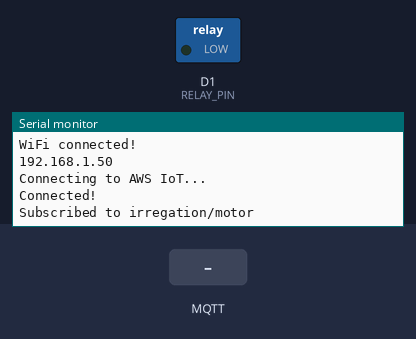
Bench run of a sketch on a simulated ESP8266 (NodeMCU). On the bench: switched loads named in the sketch (green lamp = pin HIGH), the last lines printed to the serial monitor. The test bench sets the inputs (shaded band). WiFi joins after 1.5 s; servers stay silent unless stated; the local clock reads 2024-03-15 10:24:30 at power-on unless the sketch sets it; no MQTT or app messages arrive unless stated.

Above: at 4.3 s.
4.4 s: MQTT message "1" arrives on the first subscribed topic
At 5.3 s:
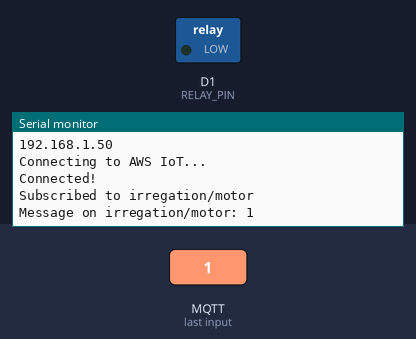
5.9 s: MQTT message "on" arrives on the first subscribed topic
At 6.4 s:
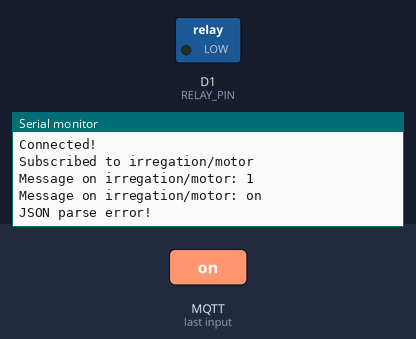
7.4 s: MQTT message "off" arrives on the first subscribed topic
At 8.8 s:
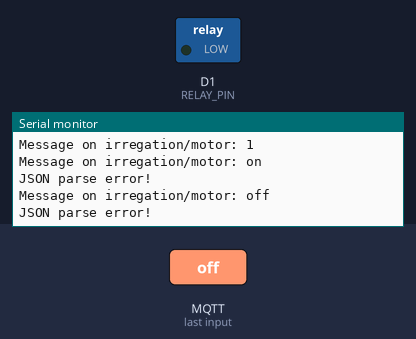

The sketch:

motor.ino
```cpp
#include <ESP8266WiFi.h>
#include <PubSubClient.h>
#include <ArduinoJson.h>
#include <time.h>

// ---------------- WiFi Credentials ----------------
const char* SSID = "Sri";
const char* PASSWORD = "woho9303";

// ---------------- AWS IoT Core ----------------
const char* AWS_IOT_ENDPOINT = "a25qi08bvrm85c-ats.iot.ap-south-1.amazonaws.com";
const int AWS_IOT_PORT = 8883;

// Unique client ID for THIS ESP device
const char* CLIENT_ID = "esp8266-irrigation-motor";

// MQTT Topic
const char* TOPIC_SUB = "irregation/motor";

// Relay
const int RELAY_PIN = D1;

// ---------------- AWS IoT Certificates ----------------
const char AWS_ROOT_CA[] PROGMEM = R"EOF(
-----BEGIN CERTIFICATE-----

-----END CERTIFICATE-----
)EOF";

const char DEVICE_CERT[] PROGMEM = R"KEY(
-----BEGIN CERTIFICATE-----

-----END CERTIFICATE-----
)KEY";

const char DEVICE_PRIVATE_KEY[] PROGMEM = R"KEY(
-----BEGIN RSA PRIVATE KEY-----

-----END RSA PRIVATE KEY-----
)KEY";


// ----------------------------------------------------------------
BearSSL::X509List rootCA(AWS_ROOT_CA);
BearSSL::X509List cert(DEVICE_CERT);
BearSSL::PrivateKey key(DEVICE_PRIVATE_KEY);

WiFiClientSecure wifiClient;
PubSubClient mqttClient(wifiClient);

bool motorState = false;

// =============================================================
// WIFI CONNECT — RUNS ONCE
// =============================================================
void connectWiFi() {
  Serial.printf("Connecting to WiFi: %s\n", SSID);
  WiFi.mode(WIFI_STA);
  WiFi.begin(SSID, PASSWORD);

  while (WiFi.status() != WL_CONNECTED) {
    Serial.print(".");
    delay(400);
  }

  Serial.println("\nWiFi connected!");
  Serial.println(WiFi.localIP());

  configTime(19800, 0, "pool.ntp.org", "time.nist.gov");
  delay(1500);
}

// =============================================================
// MQTT CALLBACK — handles {"motor": 0/1}
// =============================================================
void mqttCallback(char* topic, byte* payload, unsigned int length) {
  Serial.printf("\nMessage on %s: ", topic);

  String msg;
  for (int i = 0; i < length; i++) msg += (char)payload[i];
  Serial.println(msg);

  StaticJsonDocument<200> doc;
  if (deserializeJson(doc, msg)) {
    Serial.println("JSON parse error!");
    return;
  }

  if (doc.containsKey("motor")) {
    int val = doc["motor"].as<int>();  // 0 or 1
    motorState = (val == 1);

    digitalWrite(RELAY_PIN, motorState ? HIGH : LOW);

    Serial.println(motorState ? "Motor ON" : "Motor OFF");
  }
}

// =============================================================
// MQTT CONNECT
// =============================================================
void connectMQTT() {
  while (!mqttClient.connected()) {
    Serial.println("Connecting to AWS IoT...");

    if (mqttClient.connect(CLIENT_ID)) {
      Serial.println("Connected!");
      mqttClient.subscribe(TOPIC_SUB, 1);
      Serial.println("Subscribed to irregation/motor");
    } else {
      Serial.print("MQTT error: ");
      Serial.println(mqttClient.state());
      delay(3000);
    }
  }
}

// =============================================================
// SETUP
// =============================================================
void setup() {
  Serial.begin(115200);
  pinMode(RELAY_PIN, OUTPUT);
  digitalWrite(RELAY_PIN, LOW);

  connectWiFi();

  wifiClient.setTrustAnchors(&rootCA);
  wifiClient.setClientRSACert(&cert, &key);

  mqttClient.setServer(AWS_IOT_ENDPOINT, AWS_IOT_PORT);
  mqttClient.setCallback(mqttCallback);

  connectMQTT();
}

// =============================================================
// MAIN LOOP
// =============================================================
void loop() {
  if (!mqttClient.connected()) {
    connectMQTT();
  }
  mqttClient.loop();
}
```

Measured:
- after the input at 4.4 s, the serial monitor: prints a new line at once (image 1)
- after the input at 5.9 s, the serial monitor: prints a new line at once (image 2)
- after the input at 7.4 s, the serial monitor: prints a new line at once (image 3)
